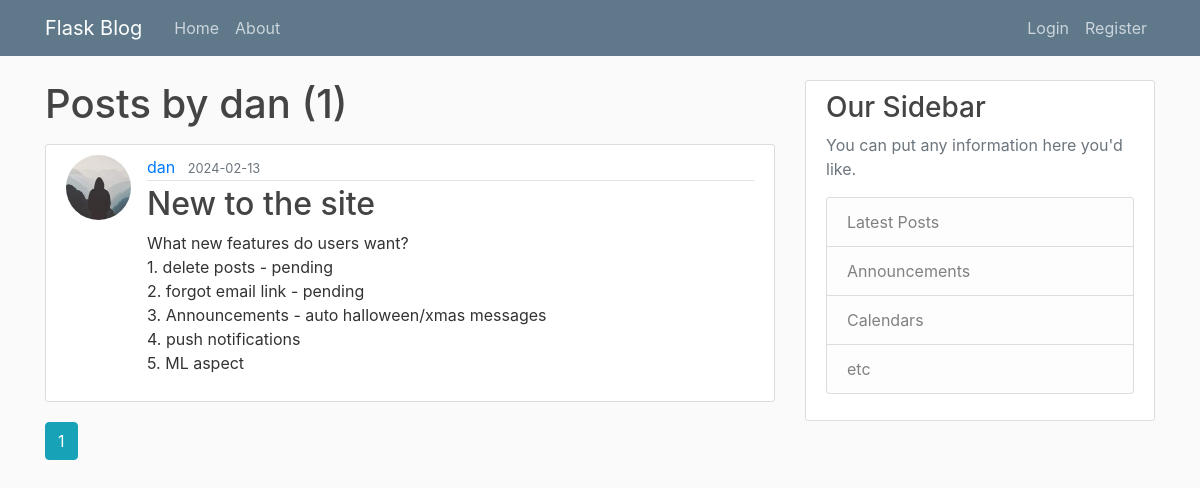
The app's page /user/dan with its own data.
### coreyblog/models.py (models this page shows, shortened)
class User(db.Model, UserMixin):
    id = db.Column(db.Integer, primary_key=True)
    username = db.Column(db.String(20), unique=True, nullable=False)
    email = db.Column(db.String(120), unique=True, nullable=False)
    image_file = db.Column(db.String(20), nullable=False, default='default.jpg')
    password = db.Column(db.String(60), nullable=False)
    posts = db.relationship('Post', backref='author', lazy=True)

class Post(db.Model):
    id = db.Column(db.Integer, primary_key=True)
    title = db.Column(db.String(100), nullable=False)
    date_posted = db.Column(db.DateTime, nullable=False, default=datetime.utcnow)
    content = db.Column(db.Text, nullable=False)
    user_id = db.Column(db.Integer, db.ForeignKey('user.id'), nullable=False)

### coreyblog/users/routes.py (the view)
@users.route("/user/<string:username>")
def user_posts(username):
    page = request.args.get('page', 1, type=int)
    user = User.query\
                .filter_by(username=username)\
                .first_or_404()
    posts = Post.query.filter_by(author=user)\
                .order_by(Post.date_posted.desc())\
                .paginate(page=page, per_page=5)
    return render_template('user_posts.html', posts=posts, user=user)

### coreyblog/templates/user_posts.html
{% extends "layout.html" %}
{% block content %}
        <h1 class="mb-3">Posts by {{ user.username }}  ({{ posts.total }})</h1>
        {% for post in posts.items %}
            <article class="media content-section">
                <img class="rounded-circle article-img" src="{{ url_for('static', filename=post.author.image_file )}}">
                <div class="media-body">
                    <div class="article-metadata">
                        <a class="mr-2" href="{{ url_for('users.user_posts', username=post.author.username) }}">{{ post.author.username }}</a>
                        <small class="text-muted">{{ post.date_posted.strftime('%Y-%m-%d') }}</small>
                    </div>
                    <h2><a class="article-title" href="{{ url_for('posts.post', post_id=post.id) }}">{{ post.title }}</a></h2>
                    <p class="article-content">{{ post.content }}</p>
                </div>
            </article>
        {% endfor %}
        {% for page_num in posts.iter_pages(left_edge=1, right_edge=1, left_current=1, right_current=2) %}
            {% if page_num %}
                {% if posts.page == page_num %}
                <a class="btn btn-info mb-4" href="{{ url_for('users.user_posts', username=user.username, page=page_num) }}">{{ page_num }}</a>
                {% else %}
                <a class="btn btn-outline-info mb-4" href="{{ url_for('users.user_posts', username=user.username, page=page_num) }}">{{ page_num }}</a>
                {% endif %}
            {% else %}
                ...
            {% endif %}
        {% endfor %}
{% endblock content %}

### coreyblog/static/main.css (style rules this page uses)
body { background: #fafafa; color: #333333; margin-top: 5rem; }
h1, h2, h3, h4, h5, h6 { color: #444444; }
.content-section { background: #ffffff; padding: 10px 20px; border: 1px solid #dddddd; border-radius: 3px; margin-bottom: 20px; }
.article-title { color: #444444; }
.article-content { white-space: pre-line; }
.article-img { height: 65px; width: 65px; margin-right: 16px; }
.article-metadata { padding-bottom: 1px; margin-bottom: 4px; border-bottom: 1px solid #e3e3e3 }

### records on screen
User: username "dan"
Post: image_file (placeholder picture), author.username "dan", date_posted "2024-02-13", title "New to the site", content "What new features do users want? 1. delete posts - pending 2. forgot email link - pending 3. Announcements - auto halloween/xmas messages 4. push notifications 5. ML aspect"

### other values on screen
{{ posts.total }} "1"
{{ page_num }} "1"
